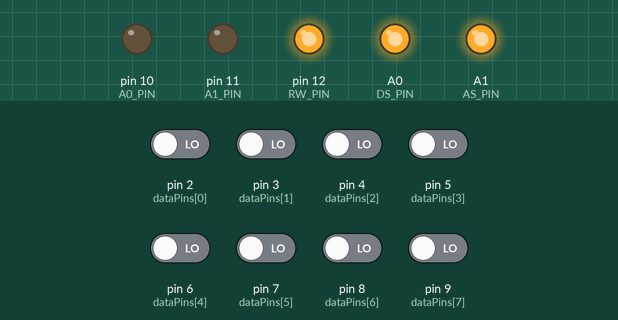
A sketch run on a simulated Arduino Uno, built with avr-gcc and run on an emulated ATmega328P. Shown: output pins drawn as LEDs (lit = HIGH). The inputs (shaded band) are chosen by the test bench; at power-on: pin 2 (dataPins[0]), pin 3 (dataPins[1]), pin 4 (dataPins[2]), pin 5 (dataPins[3]), pin 6 (dataPins[4]), pin 7 (dataPins[5]), pin 8 (dataPins[6]), pin 9 (dataPins[7]) LOW. Pins used as bus, display or sensor lines are not drawn; what the sketch prints to the serial monitor is not drawn.

Above: at 2.8 s.
2.9 s: pin 3 (dataPins[1]) driven HIGH and pin 5 (dataPins[3]) driven HIGH
5.5 s: pin 2 (dataPins[0]) driven HIGH
8.5 s: pin 4 (dataPins[2]) driven HIGH
11.5 s: pin 3 (dataPins[1]) driven LOW
14.5 s: pin 2 (dataPins[0]) driven LOW
17.5 s: pin 3 (dataPins[1]) driven HIGH
Timing chart, 0 to 20.5 s (numbered marks = the images above; inputs shaded):
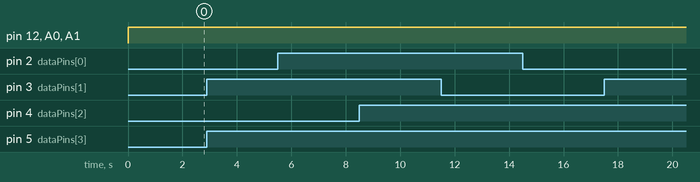

The sketch:

arduino_DS14287.ino
```cpp
const int dataPins[] = {2, 3, 4, 5, 6, 7, 8, 9}; // D0 to D7
const int A0_PIN = 10;
const int A1_PIN = 11;
const int RW_PIN = 12;
const int CS_PIN = 13;
const int DS_PIN = A0;
const int AS_PIN = A1;
const int RESET_PIN = A2;

void setup() {
  Serial.begin(9600);

  pinMode(CS_PIN, OUTPUT);
  pinMode(DS_PIN, OUTPUT);
  pinMode(AS_PIN, OUTPUT);
  pinMode(RW_PIN, OUTPUT);
  pinMode(A0_PIN, OUTPUT);
  pinMode(A1_PIN, OUTPUT);
  pinMode(RESET_PIN, OUTPUT);

  digitalWrite(RESET_PIN, HIGH); // Activar chip
  digitalWrite(CS_PIN, LOW);     // Seleccionado
  digitalWrite(AS_PIN, HIGH);
  digitalWrite(DS_PIN, HIGH);
}

void loop() {
  byte reg = 0x00; // Registro de segundos
  byte value = readRTCRegister(reg);
  Serial.print("Valor de reg ");
  Serial.print(reg, HEX);
  Serial.print(": ");
  Serial.println(value, HEX);

  delay(1000);
}

byte readRTCRegister(byte reg) {
  // Establecer dirección
  digitalWrite(A0_PIN, bitRead(reg, 0));
  digitalWrite(A1_PIN, bitRead(reg, 1));

  // Ciclo de dirección
  digitalWrite(AS_PIN, LOW);
  delayMicroseconds(2);
  digitalWrite(AS_PIN, HIGH);

  // Leer datos
  for (int i = 0; i < 8; i++) {
    pinMode(dataPins[i], INPUT);
  }

  digitalWrite(RW_PIN, HIGH); // Modo lectura
  digitalWrite(DS_PIN, LOW);
  delayMicroseconds(2);

  byte value = 0;
  for (int i = 0; i < 8; i++) {
    bitWrite(value, i, digitalRead(dataPins[i]));
  }

  digitalWrite(DS_PIN, HIGH);

  return value;
}
```
